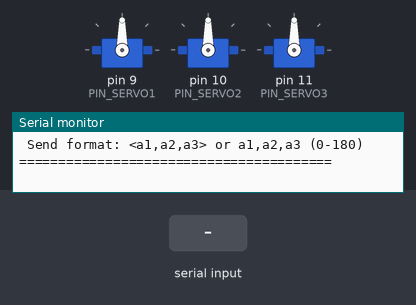
Simulated run of this sketch. Board: Arduino Uno, built with avr-gcc and run on an emulated ATmega328P. On the bench: 3 × servo, the last lines printed to the serial monitor. The test bench sets the inputs (shaded band).

Above: at 1.2 s.
1.3 s: "90,45,200\n" received over Serial
At 1.9 s:
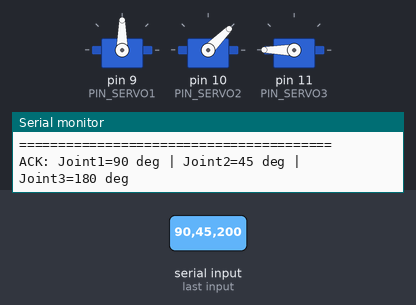
2.8 s: "30,150,10\n" received over Serial
At 3.1 s:
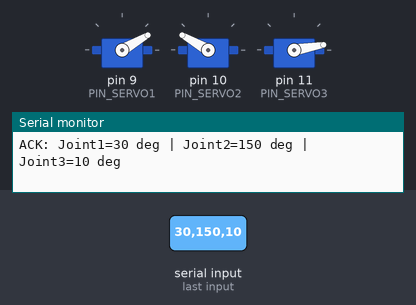
4.3 s: "1,90,45\n" received over Serial
At 5.4 s:
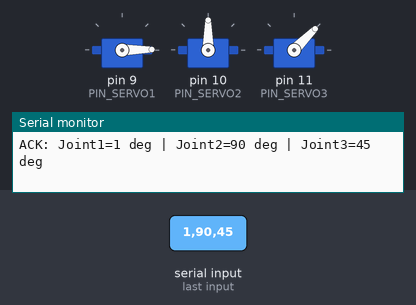
Timing chart, 0 to 7.3 s (numbered marks = the images above; inputs shaded):
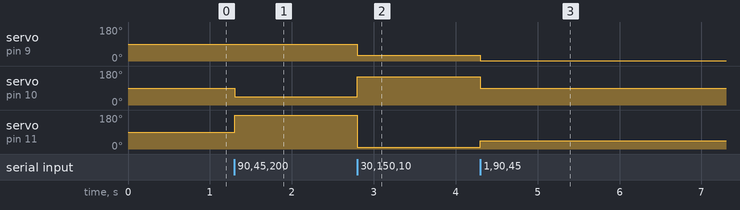

Measured:
- after the input at 1.3 s, servo on pin 10 (PIN_SERVO2): 90° → 45° at once; servo on pin 11 (PIN_SERVO3): 90° → 180° at once
- after the input at 2.8 s, servo on pin 9 (PIN_SERVO1): 90° → 30° at once; servo on pin 10 (PIN_SERVO2): 45° → 150° at once; servo on pin 11 (PIN_SERVO3): 180° → 10° at once
- after the input at 4.3 s, servo on pin 9 (PIN_SERVO1): 30° → 1° at once; servo on pin 10 (PIN_SERVO2): 150° → 90° at once; servo on pin 11 (PIN_SERVO3): 10° → 45° at once

The sketch:

arduino_3dof.ino
```cpp
/*
 * 3-DOF Robotic Arm - Arduino Controller
 *
 * Upload this sketch using the Arduino IDE.
 *
 * Hardware Connections:
 *   - Servo 1 (Base / Waist)     -> Pin 9  (PWM)
 *   - Servo 2 (Shoulder)         -> Pin 10 (PWM)
 *   - Servo 3 (Elbow)            -> Pin 11 (PWM)
 *   - External Power Supply (5V) -> Servo VCC (Red)
 *   - Common Ground (GND)        -> Arduino GND & Power Supply GND
 *
 * Serial Protocol:
 *   Format: <angle1,angle2,angle3>  OR  angle1,angle2,angle3
 *   Values: 0 to 180 (degrees)
 *   Examples:
 *     90,90,90       -> All servos at center
 *     <45,120,60>    -> Joint 1: 45°, Joint 2: 120°, Joint 3: 60°
 */

#include <Servo.h>

// Servo pin definitions
#define PIN_SERVO1 9
#define PIN_SERVO2 10
#define PIN_SERVO3 11

Servo servo1;
Servo servo2;
Servo servo3;

// Default home angles (degrees: 0 - 180)
int current_angle1 = 90;
int current_angle2 = 90;
int current_angle3 = 90;

String inputBuffer = "";

void setup() {
  Serial.begin(115200);
  while (!Serial && millis() < 2000); // Wait for serial port on USB boards

  // Attach servos
  servo1.attach(PIN_SERVO1);
  servo2.attach(PIN_SERVO2);
  servo3.attach(PIN_SERVO3);

  // Move to initial home position (90°, 90°, 90°)
  servo1.write(current_angle1);
  servo2.write(current_angle2);
  servo3.write(current_angle3);

  Serial.println(F("========================================"));
  Serial.println(F(" 3-DOF Robotic Arm Arduino Controller "));
  Serial.println(F(" Ready on pins: 9 (Base), 10 (Shoulder), 11 (Elbow)"));
  Serial.println(F(" Send format: <a1,a2,a3> or a1,a2,a3 (0-180)"));
  Serial.println(F("========================================"));
}

void parseAndMove(String data) {
  data.trim();
  if (data.length() == 0) return;

  // Remove optional enclosing brackets '<' and '>'
  if (data.startsWith("<") && data.endsWith(">")) {
    data = data.substring(1, data.length() - 1);
  }

  // Parse comma separated values: a1, a2, a3
  int firstComma = data.indexOf(',');
  int secondComma = data.indexOf(',', firstComma + 1);

  if (firstComma > 0 && secondComma > firstComma) {
    int a1 = data.substring(0, firstComma).toInt();
    int a2 = data.substring(firstComma + 1, secondComma).toInt();
    int a3 = data.substring(secondComma + 1).toInt();

    // Constrain angles to safe servo limit (0 - 180 degrees)
    a1 = constrain(a1, 0, 180);
    a2 = constrain(a2, 0, 180);
    a3 = constrain(a3, 0, 180);

    // Apply angles to physical servos
    servo1.write(a1);
    servo2.write(a2);
    servo3.write(a3);

    current_angle1 = a1;
    current_angle2 = a2;
    current_angle3 = a3;

    // Send acknowledgement back to Serial Monitor
    Serial.print(F("ACK: Joint1="));
    Serial.print(a1);
    Serial.print(F(" deg | Joint2="));
    Serial.print(a2);
    Serial.print(F(" deg | Joint3="));
    Serial.print(a3);
    Serial.println(F(" deg"));
  } else {
    // Single angle test (optional fallback: just joint1)
    Serial.print(F("Invalid format! Use: a1,a2,a3 (Received: "));
    Serial.print(data);
    Serial.println(F(")"));
  }
}

void loop() {
  while (Serial.available() > 0) {
    char c = (char)Serial.read();

    if (c == '\n' || c == '\r') {
      if (inputBuffer.length() > 0) {
        parseAndMove(inputBuffer);
        inputBuffer = "";
      }
    } else {
      inputBuffer += c;
      // Prevent buffer overflow
      if (inputBuffer.length() > 64) {
        inputBuffer = "";
      }
    }
  }
}
```
